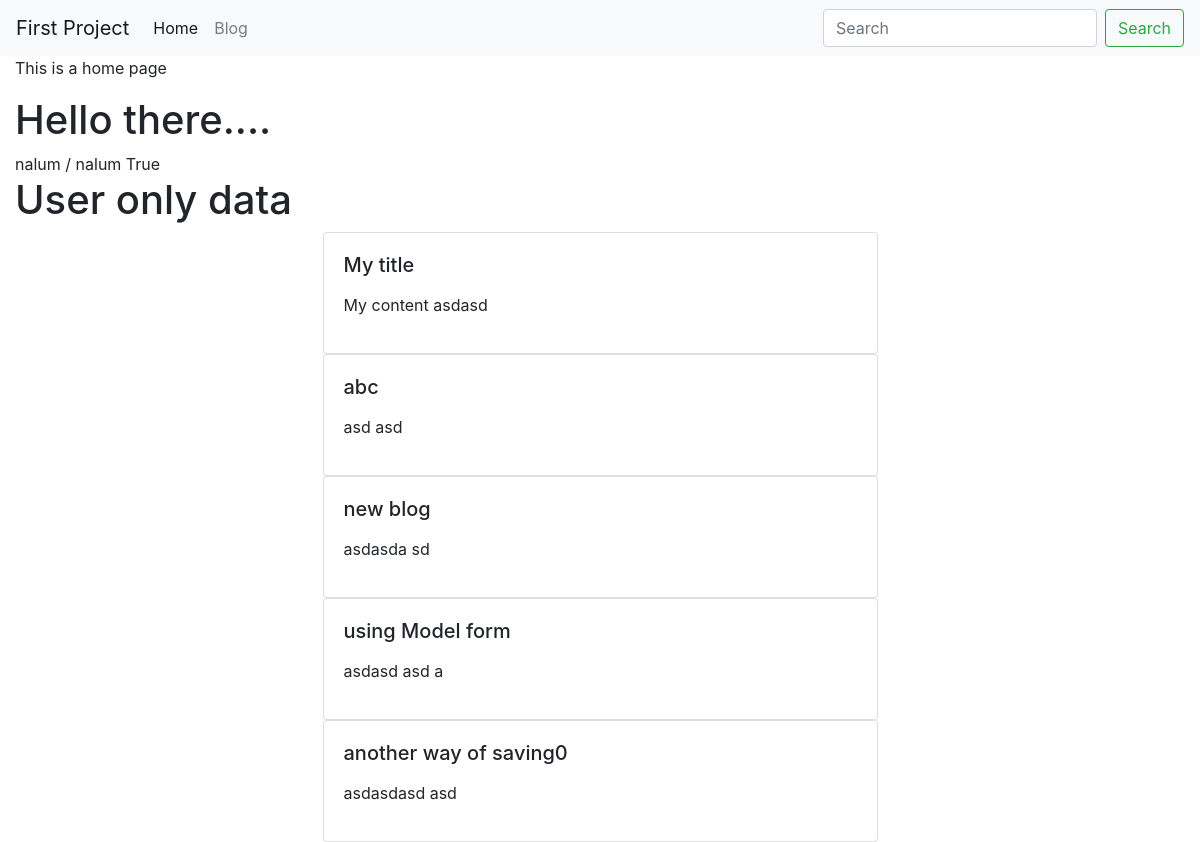
Page / (signed in) on the earlier database version.
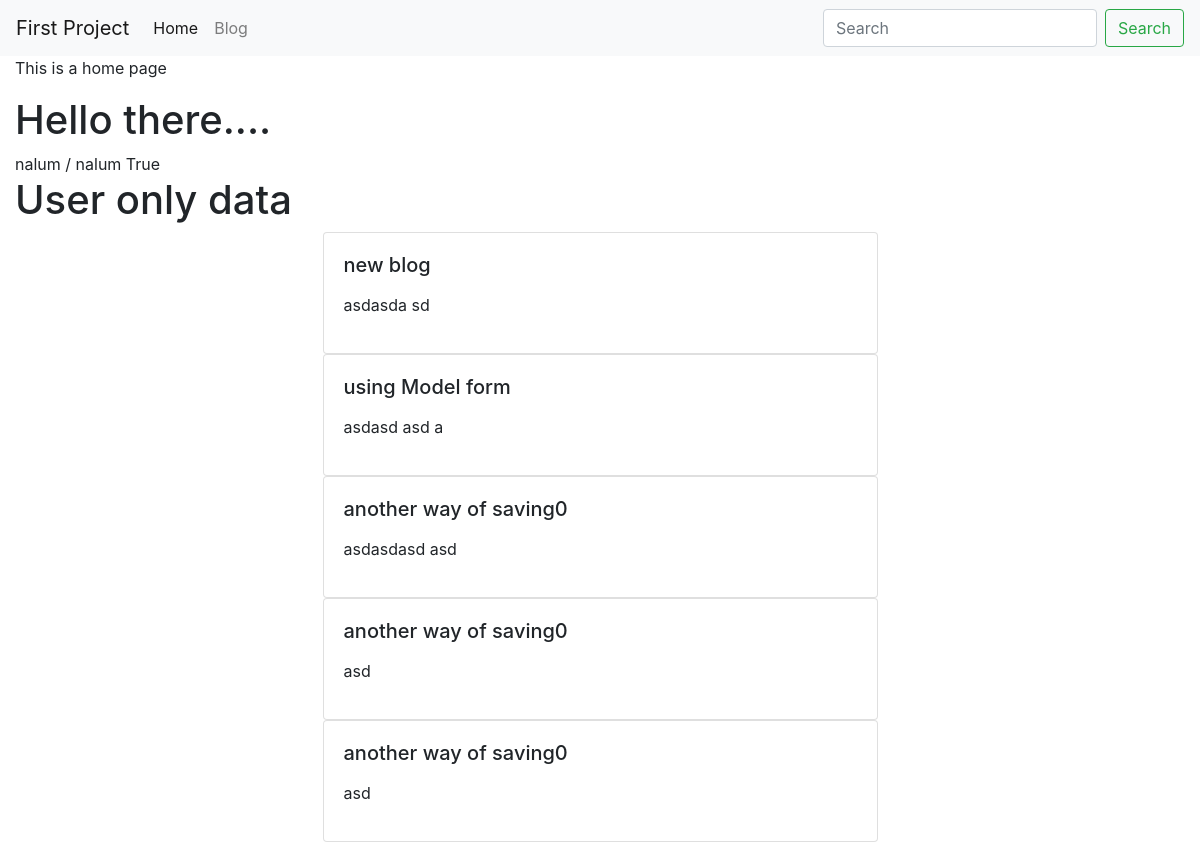
Same page on the later database version.
### blog/models.py (models this page shows, shortened)
class BlogPost(models.Model):
    user = models.ForeignKey(User, default=1, null=True,  on_delete=models.SET_NULL)
    title = models.CharField(max_length=120)
    slug = models.SlugField(unique=True) # hello world -> hello-world
    content = models.TextField(null=True, blank=True)
    published_date = models.DateTimeField(auto_now=False, auto_now_add=False, null=True, blank=True)
    timestamp = models.DateTimeField(auto_now_add=True)
    updated = models.DateTimeField(auto_now=True)
    class Meta:
        ordering = ['-published_date', '-updated', '-timestamp' ]
    def get_absolute_url(self):
        return f"/blog/{self.slug}"

### home/views.py (the view)
# urls.py: path('', home_page),
def home_page(request):
    my_title = "Hello there...."
    qs = BlogPost.objects.all()[:5] # [:5] - Will only give you 5 items from a list
    context = {"title": my_title, 'blog_list': qs}
    return render(request, "home.html", context)

### templates/home.html (shortened to what this page needs)
{% extends 'base.html' %}
{% block content %}
    <p>This is a home page</p>
   <h1> {{ title }}</h1>
    {{ request.user }}
    {{ request.path }}
    {{ user }}
    {{ user.is_authenticated }}
{% if user.is_authenticated %}
<h1>User only data</h1>
    {% for a in blog_list %}
        {% include 'blog/list-inline.html' with blog_post=a truncate=True detail=False %}
    {% endfor %}
{% endif %}
{% endblock %}

### templates/base.html (shortened to what this page needs)
<!doctype html>
<html lang="en">
<head>
    <link rel="stylesheet" href="https://stackpath.bootstrapcdn.com/bootstrap/4.5.0/css/bootstrap.min.css"
>
</head>
<body>
    {% include 'navbar.html' %}
    <div class="container-fluid">
        {% block content %}
        {% endblock %}
    </div>
</body>
</html>

### templates/navbar.html (shortened to what this page needs)
<nav class="navbar navbar-expand-lg navbar-light bg-light">
    <a class="navbar-brand" href="/">First Project</a>
    <div class="collapse navbar-collapse" id="navbarSupportedContent">
        <ul class="navbar-nav mr-auto">
            <li class="nav-item active">
                <a class="nav-link" href="/">Home</a>
            </li>
            <li class="nav-item">
                <a class="nav-link" href="/blog">Blog</a>
            </li>
        </ul>
        <form class="form-inline my-2 my-lg-0">
            <input class="form-control mr-sm-2" type="search" placeholder="Search" aria-label="Search">
            <button class="btn btn-outline-success my-2 my-sm-0" type="submit">Search</button>
        </form>
    </div>
</nav>

### blog/templates/blog/list-inline.html (shortened to what this page needs)
<div class="col col-md-6 mx-auto">
    <div class="card">
        <div class="card-body">
            <h5 class="card-title">{{ blog_post.title }}</h5>
            <p class="card-text">
                {% if truncate %}
                    {{ blog_post.content | linebreaks | truncatewords:30}}
                {% else %}
                    {{ blog_post.content | linebreaks }}
                {% endif %}
            </p>
        </div>
    </div>
</div>

Differences in the rows shown:
removed BlogPost: title "My title", content "My content asdasd"
removed BlogPost: title "abc", content "asd asd"
now on this page (row unchanged): BlogPost: title "another way of saving0", content "asd"
now on this page (row unchanged): BlogPost: title "another way of saving0", content "asd"
